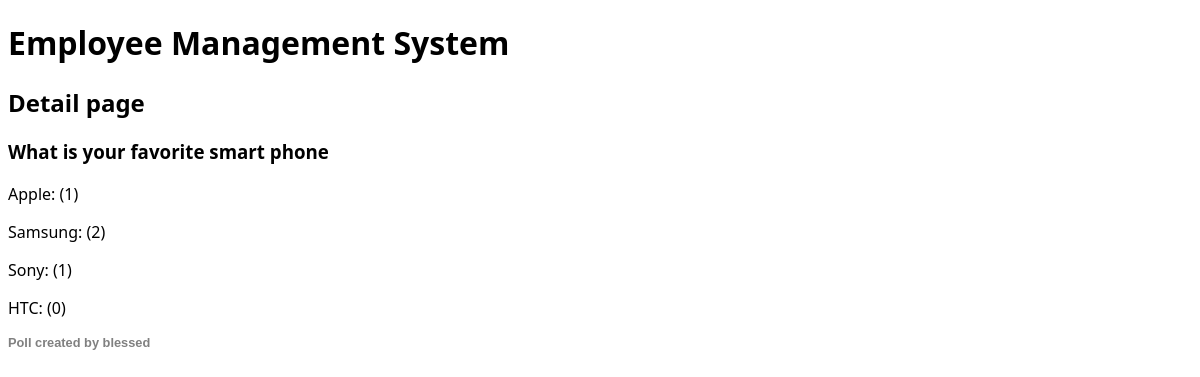
Page /polls/5/details on the committed database.
### poll/models.py (models this page shows, shortened)
class Question(models.Model):
    title = models.TextField(null=True, blank=True)
    status = models.CharField(default="inactive", max_length=10)
    created_by = models.ForeignKey(User, null=True, blank=True, on_delete=models.CASCADE)
    start_date = models.DateTimeField(null=True, blank=True)
    end_date = models.DateTimeField(null=True, blank=True)
    created_at = models.DateTimeField(auto_now_add=True)
    updated_at = models.DateTimeField(auto_now=True)
    @property
    def choices(self):
        return self.choice_set.all()

class Choice(models.Model):
    question = models.ForeignKey(Question, on_delete=models.CASCADE)
    text = models.TextField(null=True, blank=True)
    created_at = models.DateTimeField(auto_now_add=True)
    updated_at = models.DateTimeField(auto_now=True)
    @property
    def votes(self):
        return self.answer_set.count()

### poll/views.py (the view)
# urls.py: path('<int:id>/details', details, name='poll_details'),
def details(request, id=None):
    question = get_object_or_404(Question, id=id)
    context = {
        'question': question
    }
    return render(request, 'polls/details.html', context)

### ems/templates/polls/details.html
{% extends 'base.html' %}
{% block content %}
    <h2>Detail page</h2>
    <h3>{{question.title}}</h3>
    {% for choice in question.choices %}
        <p>{{choice.text}}: ({{choice.votes}})</p>
    {% empty %}
        <p>There is no choice available for this question</p>
    {% endfor %}
    <p class="poll-creator">Poll created by {{question.created_by.username}}</p>
{% endblock content %}

### ems/static/css/custom.css (style rules this page uses)
body { font-family: 'Segoe UI', Tahoma, Geneva, Verdana, sans-serif; }
.poll-creator { font-size: 0.8em; color: gray; font-family: Arial, Helvetica, sans-serif; font-weight: bold; }

### rows in the picture
Question: title "What is your favorite smart phone", created_by.username "blessed"
Choice: text "Apple", votes "1"
Choice: text "Samsung", votes "2"
Choice: text "Sony", votes "1"
Choice: text "HTC", votes "0"
